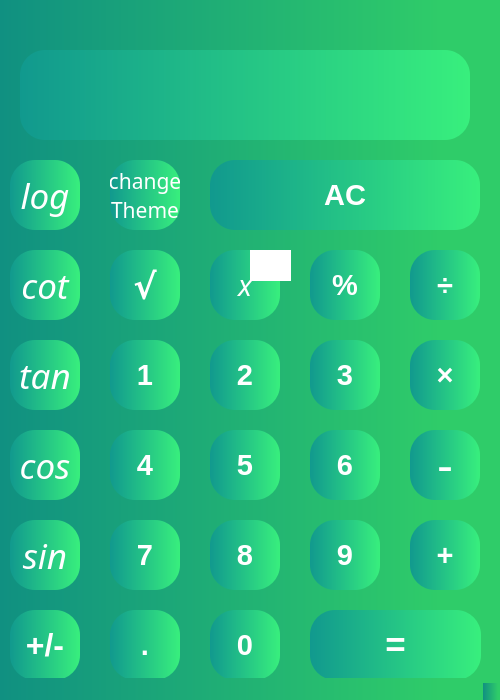
<?xml version="1.0" encoding="UTF-8"?>
<ui version="4.0">
 <class>MainWindow</class>
 <widget class="QMainWindow" name="MainWindow">
  <property name="geometry">
   <rect>
    <x>0</x>
    <y>0</y>
    <width>500</width>
    <height>700</height>
   </rect>
  </property>
  <property name="mouseTracking">
   <bool>false</bool>
  </property>
  <property name="windowTitle">
   <string>MainWindow</string>
  </property>
  <property name="styleSheet">
   <string notr="true">background-color: qlineargradient(spread:reflect, x1:0, y1:0, x2:1, y2:0, stop:0 rgb(16, 144, 129), stop:0.88 rgb(47, 204, 105));</string>
  </property>
  <property name="tabShape">
   <enum>QTabWidget::TabShape::Triangular</enum>
  </property>
  <widget class="QWidget" name="centralwidget">
   <widget class="QPushButton" name="pushButton_1">
    <property name="geometry">
     <rect>
      <x>110</x>
      <y>340</y>
      <width>70</width>
      <height>70</height>
     </rect>
    </property>
    <property name="font">
     <font>
      <family>Arial</family>
      <pointsize>22</pointsize>
      <bold>true</bold>
     </font>
    </property>
    <property name="mouseTracking">
     <bool>true</bool>
    </property>
    <property name="styleSheet">
     <string notr="true">QPushButton:hover {
                                                         
border-radius :25px;
background-color: qlineargradient(spread:reflect, x1:0, y1:0, x2:1, y2:0, stop:0 rgb(56, 239, 125), stop:0.4 rgb(17, 153, 142),stop:1 rgb(56, 239, 125));
}

QPushButton{
                                                         
border-radius :25px;
background-color: qlineargradient(spread:reflect, x1:0, y1:0, x2:1, y2:0, stop:0 rgb(17, 153, 142), stop:1 rgb(56, 239, 125));
color: rgb(255, 255, 255);
}</string>
    </property>
    <property name="text">
     <string>1</string>
    </property>
    <property name="checkable">
     <bool>false</bool>
    </property>
    <property name="checked">
     <bool>false</bool>
    </property>
    <property name="autoDefault">
     <bool>false</bool>
    </property>
    <property name="default">
     <bool>false</bool>
    </property>
    <property name="flat">
     <bool>false</bool>
    </property>
   </widget>
   <widget class="QPushButton" name="pushButton_2">
    <property name="geometry">
     <rect>
      <x>210</x>
      <y>340</y>
      <width>70</width>
      <height>70</height>
     </rect>
    </property>
    <property name="font">
     <font>
      <family>Arial</family>
      <pointsize>22</pointsize>
      <bold>true</bold>
     </font>
    </property>
    <property name="styleSheet">
     <string notr="true">QPushButton:hover {
                                                         
border-radius :25px;
background-color: qlineargradient(spread:reflect, x1:0, y1:0, x2:1, y2:0, stop:0 rgb(56, 239, 125), stop:0.4 rgb(17, 153, 142),stop:1 rgb(56, 239, 125));
}

QPushButton{
                                                         
border-radius :25px;
background-color: qlineargradient(spread:reflect, x1:0, y1:0, x2:1, y2:0, stop:0 rgb(17, 153, 142), stop:1 rgb(56, 239, 125));
color: rgb(255, 255, 255);
}</string>
    </property>
    <property name="text">
     <string>2</string>
    </property>
   </widget>
   <widget class="QPushButton" name="pushButton_3">
    <property name="geometry">
     <rect>
      <x>310</x>
      <y>340</y>
      <width>70</width>
      <height>70</height>
     </rect>
    </property>
    <property name="font">
     <font>
      <family>Arial</family>
      <pointsize>22</pointsize>
      <bold>true</bold>
     </font>
    </property>
    <property name="styleSheet">
     <string notr="true">QPushButton:hover {
                                                         
border-radius :25px;
background-color: qlineargradient(spread:reflect, x1:0, y1:0, x2:1, y2:0, stop:0 rgb(56, 239, 125), stop:0.4 rgb(17, 153, 142),stop:1 rgb(56, 239, 125));
}

QPushButton{
                                                         
border-radius :25px;
background-color: qlineargradient(spread:reflect, x1:0, y1:0, x2:1, y2:0, stop:0 rgb(17, 153, 142), stop:1 rgb(56, 239, 125));
color: rgb(255, 255, 255);
}</string>
    </property>
    <property name="text">
     <string>3</string>
    </property>
   </widget>
   <widget class="QPushButton" name="pushButton_4">
    <property name="geometry">
     <rect>
      <x>110</x>
      <y>430</y>
      <width>70</width>
      <height>70</height>
     </rect>
    </property>
    <property name="font">
     <font>
      <family>Arial</family>
      <pointsize>22</pointsize>
      <bold>true</bold>
     </font>
    </property>
    <property name="styleSheet">
     <string notr="true">QPushButton:hover {
                                                         
border-radius :25px;
background-color: qlineargradient(spread:reflect, x1:0, y1:0, x2:1, y2:0, stop:0 rgb(56, 239, 125), stop:0.4 rgb(17, 153, 142),stop:1 rgb(56, 239, 125));
}

QPushButton{
                                                         
border-radius :25px;
background-color: qlineargradient(spread:reflect, x1:0, y1:0, x2:1, y2:0, stop:0 rgb(17, 153, 142), stop:1 rgb(56, 239, 125));
color: rgb(255, 255, 255);
}</string>
    </property>
    <property name="text">
     <string>4</string>
    </property>
   </widget>
   <widget class="QPushButton" name="pushButton_5">
    <property name="geometry">
     <rect>
      <x>210</x>
      <y>430</y>
      <width>70</width>
      <height>70</height>
     </rect>
    </property>
    <property name="font">
     <font>
      <family>Arial</family>
      <pointsize>22</pointsize>
      <bold>true</bold>
     </font>
    </property>
    <property name="styleSheet">
     <string notr="true">QPushButton:hover {
                                                         
border-radius :25px;
background-color: qlineargradient(spread:reflect, x1:0, y1:0, x2:1, y2:0, stop:0 rgb(56, 239, 125), stop:0.4 rgb(17, 153, 142),stop:1 rgb(56, 239, 125));
}

QPushButton{
                                                         
border-radius :25px;
background-color: qlineargradient(spread:reflect, x1:0, y1:0, x2:1, y2:0, stop:0 rgb(17, 153, 142), stop:1 rgb(56, 239, 125));
color: rgb(255, 255, 255);
}</string>
    </property>
    <property name="text">
     <string>5</string>
    </property>
   </widget>
   <widget class="QPushButton" name="pushButton_6">
    <property name="geometry">
     <rect>
      <x>310</x>
      <y>430</y>
      <width>70</width>
      <height>70</height>
     </rect>
    </property>
    <property name="font">
     <font>
      <family>Arial</family>
      <pointsize>22</pointsize>
      <bold>true</bold>
     </font>
    </property>
    <property name="styleSheet">
     <string notr="true">QPushButton:hover {
                                                         
border-radius :25px;
background-color: qlineargradient(spread:reflect, x1:0, y1:0, x2:1, y2:0, stop:0 rgb(56, 239, 125), stop:0.4 rgb(17, 153, 142),stop:1 rgb(56, 239, 125));
}

QPushButton{
                                                         
border-radius :25px;
background-color: qlineargradient(spread:reflect, x1:0, y1:0, x2:1, y2:0, stop:0 rgb(17, 153, 142), stop:1 rgb(56, 239, 125));
color: rgb(255, 255, 255);
}</string>
    </property>
    <property name="text">
     <string>6</string>
    </property>
   </widget>
   <widget class="QPushButton" name="pushButton_7">
    <property name="geometry">
     <rect>
      <x>110</x>
      <y>520</y>
      <width>70</width>
      <height>70</height>
     </rect>
    </property>
    <property name="font">
     <font>
      <family>Arial</family>
      <pointsize>22</pointsize>
      <bold>true</bold>
     </font>
    </property>
    <property name="styleSheet">
     <string notr="true">QPushButton:hover {
                                                         
border-radius :25px;
background-color: qlineargradient(spread:reflect, x1:0, y1:0, x2:1, y2:0, stop:0 rgb(56, 239, 125), stop:0.4 rgb(17, 153, 142),stop:1 rgb(56, 239, 125));
}

QPushButton{
                                                         
border-radius :25px;
background-color: qlineargradient(spread:reflect, x1:0, y1:0, x2:1, y2:0, stop:0 rgb(17, 153, 142), stop:1 rgb(56, 239, 125));
color: rgb(255, 255, 255);
}</string>
    </property>
    <property name="text">
     <string>7</string>
    </property>
   </widget>
   <widget class="QPushButton" name="pushButton_8">
    <property name="geometry">
     <rect>
      <x>210</x>
      <y>520</y>
      <width>70</width>
      <height>70</height>
     </rect>
    </property>
    <property name="font">
     <font>
      <family>Arial</family>
      <pointsize>22</pointsize>
      <bold>true</bold>
     </font>
    </property>
    <property name="styleSheet">
     <string notr="true">QPushButton:hover {
                                                         
border-radius :25px;
background-color: qlineargradient(spread:reflect, x1:0, y1:0, x2:1, y2:0, stop:0 rgb(56, 239, 125), stop:0.4 rgb(17, 153, 142),stop:1 rgb(56, 239, 125));
}

QPushButton{
                                                         
border-radius :25px;
background-color: qlineargradient(spread:reflect, x1:0, y1:0, x2:1, y2:0, stop:0 rgb(17, 153, 142), stop:1 rgb(56, 239, 125));
color: rgb(255, 255, 255);
}</string>
    </property>
    <property name="text">
     <string>8</string>
    </property>
   </widget>
   <widget class="QPushButton" name="pushButton_9">
    <property name="geometry">
     <rect>
      <x>310</x>
      <y>520</y>
      <width>70</width>
      <height>70</height>
     </rect>
    </property>
    <property name="font">
     <font>
      <family>Arial</family>
      <pointsize>22</pointsize>
      <bold>true</bold>
     </font>
    </property>
    <property name="styleSheet">
     <string notr="true">QPushButton:hover {
                                                         
border-radius :25px;
background-color: qlineargradient(spread:reflect, x1:0, y1:0, x2:1, y2:0, stop:0 rgb(56, 239, 125), stop:0.4 rgb(17, 153, 142),stop:1 rgb(56, 239, 125));
}

QPushButton{
                                                         
border-radius :25px;
background-color: qlineargradient(spread:reflect, x1:0, y1:0, x2:1, y2:0, stop:0 rgb(17, 153, 142), stop:1 rgb(56, 239, 125));
color: rgb(255, 255, 255);
}</string>
    </property>
    <property name="text">
     <string>9</string>
    </property>
   </widget>
   <widget class="QPushButton" name="pushButton_10">
    <property name="geometry">
     <rect>
      <x>10</x>
      <y>610</y>
      <width>70</width>
      <height>70</height>
     </rect>
    </property>
    <property name="font">
     <font>
      <family>Arial</family>
      <pointsize>24</pointsize>
      <bold>true</bold>
     </font>
    </property>
    <property name="styleSheet">
     <string notr="true">QPushButton:hover {
                                                         
border-radius :25px;
background-color: qlineargradient(spread:reflect, x1:0, y1:0, x2:1, y2:0, stop:0 rgb(56, 239, 125), stop:0.4 rgb(17, 153, 142),stop:1 rgb(56, 239, 125));
}

QPushButton{
                                                         
border-radius :25px;
background-color: qlineargradient(spread:reflect, x1:0, y1:0, x2:1, y2:0, stop:0 rgb(17, 153, 142), stop:1 rgb(56, 239, 125));
color: rgb(255, 255, 255);
}</string>
    </property>
    <property name="text">
     <string>+/-</string>
    </property>
   </widget>
   <widget class="QPushButton" name="pushButton_11">
    <property name="geometry">
     <rect>
      <x>310</x>
      <y>610</y>
      <width>171</width>
      <height>70</height>
     </rect>
    </property>
    <property name="font">
     <font>
      <family>Arial</family>
      <pointsize>26</pointsize>
      <bold>true</bold>
     </font>
    </property>
    <property name="styleSheet">
     <string notr="true">QPushButton:hover {
                                                         
border-radius :25px;
background-color: qlineargradient(spread:reflect, x1:0, y1:0, x2:1, y2:0, stop:0 rgb(56, 239, 125), stop:0.4 rgb(17, 153, 142),stop:1 rgb(56, 239, 125));
}

QPushButton{
                                                         
border-radius :25px;
background-color: qlineargradient(spread:reflect, x1:0, y1:0, x2:1, y2:0, stop:0 rgb(17, 153, 142), stop:1 rgb(56, 239, 125));
color: rgb(255, 255, 255);
}</string>
    </property>
    <property name="text">
     <string>=</string>
    </property>
    <property name="autoDefault">
     <bool>true</bool>
    </property>
    <property name="default">
     <bool>false</bool>
    </property>
    <property name="flat">
     <bool>false</bool>
    </property>
   </widget>
   <widget class="QPushButton" name="pushButton_12">
    <property name="geometry">
     <rect>
      <x>410</x>
      <y>430</y>
      <width>70</width>
      <height>70</height>
     </rect>
    </property>
    <property name="font">
     <font>
      <family>Arial</family>
      <pointsize>36</pointsize>
      <bold>false</bold>
     </font>
    </property>
    <property name="styleSheet">
     <string notr="true">QPushButton:hover {
                                                         
border-radius :25px;
background-color: qlineargradient(spread:reflect, x1:0, y1:0, x2:1, y2:0, stop:0 rgb(56, 239, 125), stop:0.4 rgb(17, 153, 142),stop:1 rgb(56, 239, 125));
}

QPushButton{
                                                         
border-radius :25px;
background-color: qlineargradient(spread:reflect, x1:0, y1:0, x2:1, y2:0, stop:0 rgb(17, 153, 142), stop:1 rgb(56, 239, 125));
color: rgb(255, 255, 255);
}</string>
    </property>
    <property name="text">
     <string>-</string>
    </property>
   </widget>
   <widget class="QPushButton" name="pushButton_13">
    <property name="geometry">
     <rect>
      <x>410</x>
      <y>250</y>
      <width>70</width>
      <height>70</height>
     </rect>
    </property>
    <property name="font">
     <font>
      <family>Arial</family>
      <pointsize>22</pointsize>
      <bold>true</bold>
     </font>
    </property>
    <property name="styleSheet">
     <string notr="true">QPushButton:hover {
                                                         
border-radius :25px;
background-color: qlineargradient(spread:reflect, x1:0, y1:0, x2:1, y2:0, stop:0 rgb(56, 239, 125), stop:0.4 rgb(17, 153, 142),stop:1 rgb(56, 239, 125));
}

QPushButton{
                                                         
border-radius :25px;
background-color: qlineargradient(spread:reflect, x1:0, y1:0, x2:1, y2:0, stop:0 rgb(17, 153, 142), stop:1 rgb(56, 239, 125));
color: rgb(255, 255, 255);
}</string>
    </property>
    <property name="text">
     <string>÷</string>
    </property>
   </widget>
   <widget class="QPushButton" name="pushButton_14">
    <property name="geometry">
     <rect>
      <x>410</x>
      <y>340</y>
      <width>70</width>
      <height>70</height>
     </rect>
    </property>
    <property name="font">
     <font>
      <family>Arial</family>
      <pointsize>22</pointsize>
      <bold>true</bold>
     </font>
    </property>
    <property name="styleSheet">
     <string notr="true">QPushButton:hover {
                                                         
border-radius :25px;
background-color: qlineargradient(spread:reflect, x1:0, y1:0, x2:1, y2:0, stop:0 rgb(56, 239, 125), stop:0.4 rgb(17, 153, 142),stop:1 rgb(56, 239, 125));
}

QPushButton{
                                                         
border-radius :25px;
background-color: qlineargradient(spread:reflect, x1:0, y1:0, x2:1, y2:0, stop:0 rgb(17, 153, 142), stop:1 rgb(56, 239, 125));
color: rgb(255, 255, 255);
}</string>
    </property>
    <property name="text">
     <string>×</string>
    </property>
   </widget>
   <widget class="QPushButton" name="pushButton_15">
    <property name="geometry">
     <rect>
      <x>410</x>
      <y>520</y>
      <width>70</width>
      <height>70</height>
     </rect>
    </property>
    <property name="font">
     <font>
      <family>Arial</family>
      <pointsize>22</pointsize>
      <bold>true</bold>
     </font>
    </property>
    <property name="styleSheet">
     <string notr="true">QPushButton:hover {
                                                         
border-radius :25px;
background-color: qlineargradient(spread:reflect, x1:0, y1:0, x2:1, y2:0, stop:0 rgb(56, 239, 125), stop:0.4 rgb(17, 153, 142),stop:1 rgb(56, 239, 125));
}

QPushButton{
                                                         
border-radius :25px;
background-color: qlineargradient(spread:reflect, x1:0, y1:0, x2:1, y2:0, stop:0 rgb(17, 153, 142), stop:1 rgb(56, 239, 125));
color: rgb(255, 255, 255);
}</string>
    </property>
    <property name="text">
     <string>+</string>
    </property>
   </widget>
   <widget class="QPushButton" name="pushButton_16">
    <property name="geometry">
     <rect>
      <x>110</x>
      <y>610</y>
      <width>70</width>
      <height>70</height>
     </rect>
    </property>
    <property name="font">
     <font>
      <family>Arial</family>
      <pointsize>22</pointsize>
      <bold>true</bold>
     </font>
    </property>
    <property name="styleSheet">
     <string notr="true">QPushButton:hover {
                                                         
border-radius :25px;
background-color: qlineargradient(spread:reflect, x1:0, y1:0, x2:1, y2:0, stop:0 rgb(56, 239, 125), stop:0.4 rgb(17, 153, 142),stop:1 rgb(56, 239, 125));
}

QPushButton{
                                                         
border-radius :25px;
background-color: qlineargradient(spread:reflect, x1:0, y1:0, x2:1, y2:0, stop:0 rgb(17, 153, 142), stop:1 rgb(56, 239, 125));
color: rgb(255, 255, 255);
}</string>
    </property>
    <property name="text">
     <string>.</string>
    </property>
   </widget>
   <widget class="QPushButton" name="pushButton_17">
    <property name="geometry">
     <rect>
      <x>210</x>
      <y>610</y>
      <width>70</width>
      <height>70</height>
     </rect>
    </property>
    <property name="font">
     <font>
      <family>Arial</family>
      <pointsize>22</pointsize>
      <bold>true</bold>
     </font>
    </property>
    <property name="styleSheet">
     <string notr="true">QPushButton:hover {
                                                         
border-radius :25px;
background-color: qlineargradient(spread:reflect, x1:0, y1:0, x2:1, y2:0, stop:0 rgb(56, 239, 125), stop:0.4 rgb(17, 153, 142),stop:1 rgb(56, 239, 125));
}

QPushButton{
                                                         
border-radius :25px;
background-color: qlineargradient(spread:reflect, x1:0, y1:0, x2:1, y2:0, stop:0 rgb(17, 153, 142), stop:1 rgb(56, 239, 125));
color: rgb(255, 255, 255);
}</string>
    </property>
    <property name="text">
     <string>0</string>
    </property>
   </widget>
   <widget class="QPushButton" name="pushButton_18">
    <property name="geometry">
     <rect>
      <x>110</x>
      <y>250</y>
      <width>70</width>
      <height>70</height>
     </rect>
    </property>
    <property name="font">
     <font>
      <family>Bahnschrift SemiCondensed</family>
      <pointsize>26</pointsize>
      <bold>true</bold>
     </font>
    </property>
    <property name="mouseTracking">
     <bool>true</bool>
    </property>
    <property name="styleSheet">
     <string notr="true">QPushButton:hover {
                                                         
border-radius :25px;
background-color: qlineargradient(spread:reflect, x1:0, y1:0, x2:1, y2:0, stop:0 rgb(56, 239, 125), stop:0.4 rgb(17, 153, 142),stop:1 rgb(56, 239, 125));
}

QPushButton{
                                                         
border-radius :25px;
background-color: qlineargradient(spread:reflect, x1:0, y1:0, x2:1, y2:0, stop:0 rgb(17, 153, 142), stop:1 rgb(56, 239, 125));
color: rgb(255, 255, 255);
}</string>
    </property>
    <property name="text">
     <string>√</string>
    </property>
    <property name="checkable">
     <bool>false</bool>
    </property>
    <property name="checked">
     <bool>false</bool>
    </property>
    <property name="autoDefault">
     <bool>false</bool>
    </property>
    <property name="default">
     <bool>false</bool>
    </property>
    <property name="flat">
     <bool>false</bool>
    </property>
   </widget>
   <widget class="QPushButton" name="pushButton_19">
    <property name="geometry">
     <rect>
      <x>310</x>
      <y>250</y>
      <width>70</width>
      <height>70</height>
     </rect>
    </property>
    <property name="font">
     <font>
      <family>Arial</family>
      <pointsize>22</pointsize>
      <bold>true</bold>
     </font>
    </property>
    <property name="styleSheet">
     <string notr="true">QPushButton:hover {
                                                         
border-radius :25px;
background-color: qlineargradient(spread:reflect, x1:0, y1:0, x2:1, y2:0, stop:0 rgb(56, 239, 125), stop:0.4 rgb(17, 153, 142),stop:1 rgb(56, 239, 125));
}

QPushButton{
                                                         
border-radius :25px;
background-color: qlineargradient(spread:reflect, x1:0, y1:0, x2:1, y2:0, stop:0 rgb(17, 153, 142), stop:1 rgb(56, 239, 125));
color: rgb(255, 255, 255);
}</string>
    </property>
    <property name="text">
     <string>%</string>
    </property>
   </widget>
   <widget class="QPushButton" name="pushButton_20">
    <property name="geometry">
     <rect>
      <x>10</x>
      <y>160</y>
      <width>70</width>
      <height>70</height>
     </rect>
    </property>
    <property name="sizePolicy">
     <sizepolicy hsizetype="Minimum" vsizetype="Minimum">
      <horstretch>147</horstretch>
      <verstretch>131</verstretch>
     </sizepolicy>
    </property>
    <property name="font">
     <font>
      <family>Monotype Corsiva</family>
      <pointsize>26</pointsize>
      <italic>true</italic>
      <bold>false</bold>
     </font>
    </property>
    <property name="styleSheet">
     <string notr="true">QPushButton:hover {
                                                         
border-radius :25px;
background-color: qlineargradient(spread:reflect, x1:0, y1:0, x2:1, y2:0, stop:0 rgb(56, 239, 125), stop:0.4 rgb(17, 153, 142),stop:1 rgb(56, 239, 125));
}

QPushButton{
                                                         
border-radius :25px;
background-color: qlineargradient(spread:reflect, x1:0, y1:0, x2:1, y2:0, stop:0 rgb(17, 153, 142), stop:1 rgb(56, 239, 125));
color: rgb(255, 255, 255);
}</string>
    </property>
    <property name="text">
     <string>log</string>
    </property>
   </widget>
   <widget class="QPushButton" name="pushButton_21">
    <property name="geometry">
     <rect>
      <x>10</x>
      <y>520</y>
      <width>70</width>
      <height>70</height>
     </rect>
    </property>
    <property name="font">
     <font>
      <family>Monotype Corsiva</family>
      <pointsize>26</pointsize>
      <italic>true</italic>
      <bold>false</bold>
     </font>
    </property>
    <property name="styleSheet">
     <string notr="true">QPushButton:hover {
                                                         
border-radius :25px;
background-color: qlineargradient(spread:reflect, x1:0, y1:0, x2:1, y2:0, stop:0 rgb(56, 239, 125), stop:0.4 rgb(17, 153, 142),stop:1 rgb(56, 239, 125));
}

QPushButton{
                                                         
border-radius :25px;
background-color: qlineargradient(spread:reflect, x1:0, y1:0, x2:1, y2:0, stop:0 rgb(17, 153, 142), stop:1 rgb(56, 239, 125));
color: rgb(255, 255, 255);
}</string>
    </property>
    <property name="text">
     <string>sin</string>
    </property>
   </widget>
   <widget class="QPushButton" name="pushButton_22">
    <property name="geometry">
     <rect>
      <x>10</x>
      <y>340</y>
      <width>70</width>
      <height>70</height>
     </rect>
    </property>
    <property name="font">
     <font>
      <family>Monotype Corsiva</family>
      <pointsize>26</pointsize>
      <italic>true</italic>
      <bold>false</bold>
     </font>
    </property>
    <property name="mouseTracking">
     <bool>true</bool>
    </property>
    <property name="styleSheet">
     <string notr="true">QPushButton:hover {
                                                         
border-radius :25px;
background-color: qlineargradient(spread:reflect, x1:0, y1:0, x2:1, y2:0, stop:0 rgb(56, 239, 125), stop:0.4 rgb(17, 153, 142),stop:1 rgb(56, 239, 125));
}

QPushButton{
                                                         
border-radius :25px;
background-color: qlineargradient(spread:reflect, x1:0, y1:0, x2:1, y2:0, stop:0 rgb(17, 153, 142), stop:1 rgb(56, 239, 125));
color: rgb(255, 255, 255);
}</string>
    </property>
    <property name="text">
     <string>tan</string>
    </property>
    <property name="checkable">
     <bool>false</bool>
    </property>
    <property name="checked">
     <bool>false</bool>
    </property>
    <property name="autoDefault">
     <bool>false</bool>
    </property>
    <property name="default">
     <bool>false</bool>
    </property>
    <property name="flat">
     <bool>false</bool>
    </property>
   </widget>
   <widget class="QPushButton" name="pushButton_23">
    <property name="geometry">
     <rect>
      <x>10</x>
      <y>250</y>
      <width>70</width>
      <height>70</height>
     </rect>
    </property>
    <property name="font">
     <font>
      <family>Monotype Corsiva</family>
      <pointsize>26</pointsize>
      <italic>true</italic>
      <bold>false</bold>
     </font>
    </property>
    <property name="mouseTracking">
     <bool>true</bool>
    </property>
    <property name="styleSheet">
     <string notr="true">QPushButton:hover {
                                                         
border-radius :25px;
background-color: qlineargradient(spread:reflect, x1:0, y1:0, x2:1, y2:0, stop:0 rgb(56, 239, 125), stop:0.4 rgb(17, 153, 142),stop:1 rgb(56, 239, 125));
}

QPushButton{
                                                         
border-radius :25px;
background-color: qlineargradient(spread:reflect, x1:0, y1:0, x2:1, y2:0, stop:0 rgb(17, 153, 142), stop:1 rgb(56, 239, 125));
color: rgb(255, 255, 255);
}</string>
    </property>
    <property name="text">
     <string>cot</string>
    </property>
    <property name="checkable">
     <bool>false</bool>
    </property>
    <property name="checked">
     <bool>false</bool>
    </property>
    <property name="autoDefault">
     <bool>false</bool>
    </property>
    <property name="default">
     <bool>false</bool>
    </property>
    <property name="flat">
     <bool>false</bool>
    </property>
   </widget>
   <widget class="QPushButton" name="pushButton_24">
    <property name="geometry">
     <rect>
      <x>210</x>
      <y>160</y>
      <width>270</width>
      <height>70</height>
     </rect>
    </property>
    <property name="font">
     <font>
      <family>Arial</family>
      <pointsize>22</pointsize>
      <bold>true</bold>
     </font>
    </property>
    <property name="styleSheet">
     <string notr="true">QPushButton:hover {
                                                         
border-radius :25px;
background-color: qlineargradient(spread:reflect, x1:0, y1:0, x2:1, y2:0, stop:0 rgb(56, 239, 125), stop:0.4 rgb(17, 153, 142),stop:1 rgb(56, 239, 125));
}

QPushButton{
                                                         
border-radius :25px;
background-color: qlineargradient(spread:reflect, x1:0, y1:0, x2:1, y2:0, stop:0 rgb(17, 153, 142), stop:1 rgb(56, 239, 125));
color: rgb(255, 255, 255);
}</string>
    </property>
    <property name="text">
     <string>AC</string>
    </property>
   </widget>
   <widget class="QPushButton" name="pushButton_25">
    <property name="geometry">
     <rect>
      <x>10</x>
      <y>430</y>
      <width>70</width>
      <height>70</height>
     </rect>
    </property>
    <property name="font">
     <font>
      <family>Monotype Corsiva</family>
      <pointsize>26</pointsize>
      <italic>true</italic>
      <bold>false</bold>
     </font>
    </property>
    <property name="styleSheet">
     <string notr="true">QPushButton:hover {
                                                         
border-radius :25px;
background-color: qlineargradient(spread:reflect, x1:0, y1:0, x2:1, y2:0, stop:0 rgb(56, 239, 125), stop:0.4 rgb(17, 153, 142),stop:1 rgb(56, 239, 125));
}

QPushButton{
                                                         
border-radius :25px;
background-color: qlineargradient(spread:reflect, x1:0, y1:0, x2:1, y2:0, stop:0 rgb(17, 153, 142), stop:1 rgb(56, 239, 125));
color: rgb(255, 255, 255);
}</string>
    </property>
    <property name="text">
     <string>cos</string>
    </property>
   </widget>
   <widget class="QPushButton" name="pushButton_26">
    <property name="geometry">
     <rect>
      <x>210</x>
      <y>250</y>
      <width>70</width>
      <height>70</height>
     </rect>
    </property>
    <property name="font">
     <font>
      <family>Monotype Corsiva</family>
      <pointsize>22</pointsize>
      <italic>true</italic>
      <bold>false</bold>
     </font>
    </property>
    <property name="styleSheet">
     <string notr="true">QPushButton:hover {
                                                         
border-radius :25px;
background-color: qlineargradient(spread:reflect, x1:0, y1:0, x2:1, y2:0, stop:0 rgb(56, 239, 125), stop:0.4 rgb(17, 153, 142),stop:1 rgb(56, 239, 125));
}

QPushButton{
                                                         
border-radius :25px;
background-color: qlineargradient(spread:reflect, x1:0, y1:0, x2:1, y2:0, stop:0 rgb(17, 153, 142), stop:1 rgb(56, 239, 125));
color: rgb(255, 255, 255);
}</string>
    </property>
    <property name="text">
     <string>x</string>
    </property>
   </widget>
   <widget class="QLabel" name="label">
    <property name="geometry">
     <rect>
      <x>250</x>
      <y>250</y>
      <width>41</width>
      <height>31</height>
     </rect>
    </property>
    <property name="font">
     <font>
      <pointsize>14</pointsize>
      <italic>true</italic>
      <bold>true</bold>
     </font>
    </property>
    <property name="styleSheet">
     <string notr="true">background-color: rgba( 255, 255, 255 );
color: rgb(255, 255, 255);</string>
    </property>
    <property name="text">
     <string>  2</string>
    </property>
   </widget>
   <widget class="QPushButton" name="pushButton_27">
    <property name="geometry">
     <rect>
      <x>110</x>
      <y>160</y>
      <width>70</width>
      <height>70</height>
     </rect>
    </property>
    <property name="font">
     <font>
      <family>Bahnschrift SemiCondensed</family>
      <pointsize>16</pointsize>
      <bold>false</bold>
     </font>
    </property>
    <property name="mouseTracking">
     <bool>true</bool>
    </property>
    <property name="styleSheet">
     <string notr="true">QPushButton:hover {
                                                         
border-radius :25px;
background-color: qlineargradient(spread:reflect, x1:0, y1:0, x2:1, y2:0, stop:0 rgb(56, 239, 125), stop:0.4 rgb(17, 153, 142),stop:1 rgb(56, 239, 125));
}

QPushButton{
                                                         
border-radius :25px;
background-color: qlineargradient(spread:reflect, x1:0, y1:0, x2:1, y2:0, stop:0 rgb(17, 153, 142), stop:1 rgb(56, 239, 125));
color: rgb(255, 255, 255);
}</string>
    </property>
    <property name="text">
     <string>change 
Theme</string>
    </property>
    <property name="checkable">
     <bool>false</bool>
    </property>
    <property name="checked">
     <bool>false</bool>
    </property>
    <property name="autoDefault">
     <bool>false</bool>
    </property>
    <property name="default">
     <bool>false</bool>
    </property>
    <property name="flat">
     <bool>false</bool>
    </property>
   </widget>
   <widget class="QTextEdit" name="textEdit">
    <property name="geometry">
     <rect>
      <x>20</x>
      <y>50</y>
      <width>450</width>
      <height>90</height>
     </rect>
    </property>
    <property name="font">
     <font>
      <family>Arial</family>
      <pointsize>26</pointsize>
      <bold>true</bold>
     </font>
    </property>
    <property name="styleSheet">
     <string notr="true">border-radius :25px;
background-color: qlineargradient(spread:reflect, x1:0, y1:0, x2:1, y2:0, stop:0 rgb(17, 153, 142), stop:1 rgb(56, 239, 125));
color: rgb(255, 255, 255);</string>
    </property>
   </widget>
   <widget class="QTextEdit" name="textEdit_2">
    <property name="geometry">
     <rect>
      <x>23</x>
      <y>100</y>
      <width>441</width>
      <height>41</height>
     </rect>
    </property>
    <property name="styleSheet">
     <string notr="true">background-color: rgba( 255, 255, 255 ,0);
border :0 solid;
color: white;</string>
    </property>
   </widget>
  </widget>
  <widget class="QStatusBar" name="statusbar"/>
  <action name="action1">
   <property name="text">
    <string>1</string>
   </property>
  </action>
  <action name="action2">
   <property name="text">
    <string>2</string>
   </property>
  </action>
  <action name="action3">
   <property name="text">
    <string>3</string>
   </property>
  </action>
  <action name="action4">
   <property name="text">
    <string>4</string>
   </property>
  </action>
  <action name="action5">
   <property name="text">
    <string>5</string>
   </property>
  </action>
  <action name="action6">
   <property name="text">
    <string>6</string>
   </property>
  </action>
  <action name="action7">
   <property name="text">
    <string>7</string>
   </property>
  </action>
  <action name="action8">
   <property name="text">
    <string>8</string>
   </property>
  </action>
  <action name="action9">
   <property name="text">
    <string>9</string>
   </property>
  </action>
  <action name="action10">
   <property name="text">
    <string>10</string>
   </property>
  </action>
  <action name="action11">
   <property name="text">
    <string>11</string>
   </property>
  </action>
 </widget>
 <resources/>
 <connections/>
</ui>
